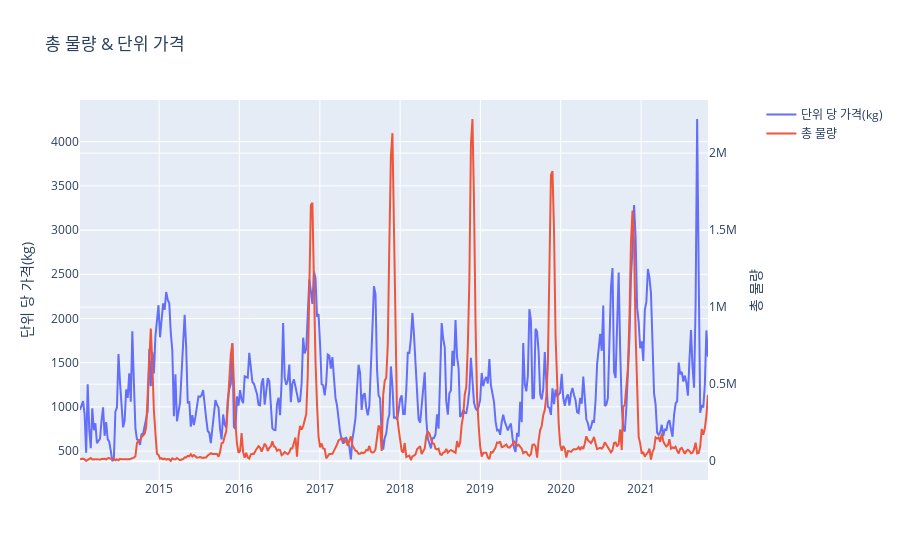

Notebook source saved alongside this figure:
### Code cell
fig = make_subplots(specs=[[{"secondary_y": True}]])

fig.add_trace(go.Scatter(x=mus_week['SALEDATE'], y=mus_week['PER_PRICE'], name='단위 당 가격(kg)'))
fig.add_trace(go.Scatter(x=mus_week['SALEDATE'], y=mus_week['TOT_QTY'], name='총 물량'), secondary_y=True)

# Set y-axes titles
fig.update_yaxes(title_text="단위 당 가격(kg)", secondary_y=False)
fig.update_yaxes(title_text="총 물량", secondary_y=True)

fig.update_layout(title_text='총 물량 & 단위 가격')

fig.show()

### Figure 1 — Plotly figure (JSON) as saved in the notebook; plotly's stock layout.template omitted (floating-point values rounded to 4 significant figures; data arrays with more than 128 entries replaced by an {"elided": "..."} marker saying what was removed)
{"data": [{"name": "단위 당 가격(kg)", "type": "scatter", "x": {"elided": "409 str values"}, "y": {"elided": "409 float values"}}, {"name": "총 물량", "type": "scatter", "x": {"elided": "409 str values"}, "xaxis": "x", "y": {"elided": "409 float values"}, "yaxis": "y2"}], "layout": {"title": {"text": "총 물량 & 단위 가격"}, "xaxis": {"anchor": "y", "domain": [0, 0.94]}, "yaxis": {"anchor": "x", "domain": [0, 1], "title": {"text": "단위 당 가격(kg)"}}, "yaxis2": {"anchor": "x", "overlaying": "y", "side": "right", "title": {"text": "총 물량"}}}}
